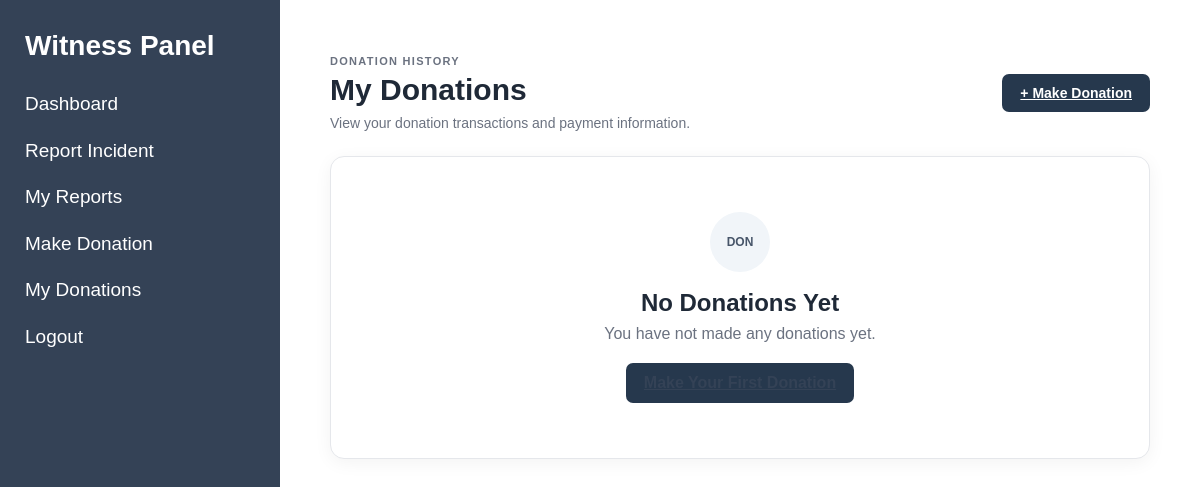
The page /index.php?page=donations (signed in) on the database as committed earlier.
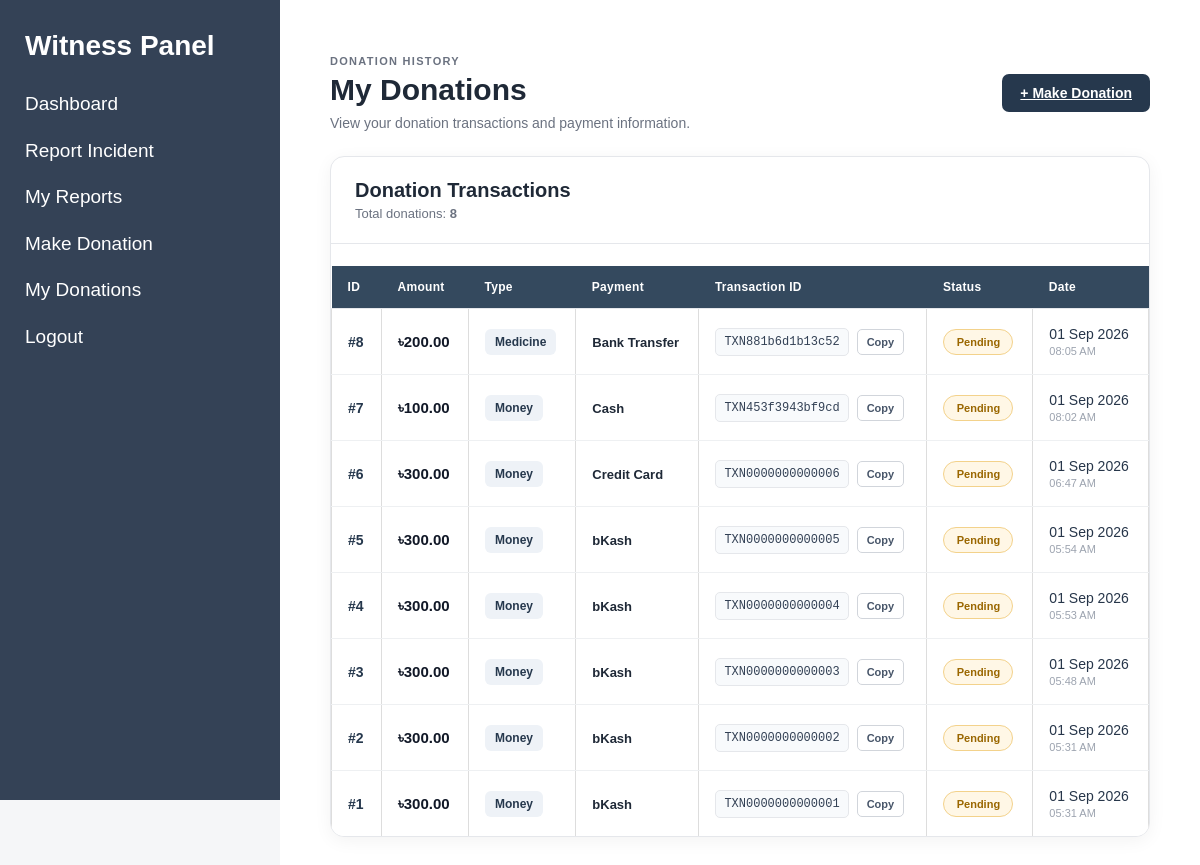
The same page on the database as committed later.
### tables this page shows
CREATE TABLE `donations` (
  `id` int(11) NOT NULL,
  `witness_id` int(11) NOT NULL,
  `amount` decimal(10,2) NOT NULL,
  `donation_type` varchar(100) NOT NULL,
  `payment_method` varchar(50) NOT NULL,
  `transaction_id` varchar(100) NOT NULL,
  `message` text DEFAULT NULL,
  `status` enum('pending','completed','cancelled') NOT NULL DEFAULT 'pending',
  `created_at` timestamp NOT NULL DEFAULT current_timestamp()
);

### models/DonationModel.php (called while the page is built, shortened)
<?php
function getWitnessDonations(
    $conn,
    $witness_id
) {
    $sql = "SELECT
                id,
                witness_id,
                amount,
                donation_type,
                payment_method,
                transaction_id,
                message,
                status,
                created_at
            FROM donations
            WHERE witness_id = ?
            ORDER BY id DESC";
    $stmt = mysqli_prepare($conn, $sql);
    mysqli_stmt_bind_param(
        $stmt,
        "i",
        $witness_id
    );
    mysqli_stmt_execute($stmt);
    $result = mysqli_stmt_get_result($stmt);
    $donations = [];
    while ($row = mysqli_fetch_assoc($result)) {
        $donations[] = $row;
    }
    return $donations;
}

### views/witness/donations.php (the view, shortened to what this page needs)
<?php require_once "views/partials/header.php"; ?>
<?php require_once "views/partials/sidebar.php"; ?>
<div class="content">
    <div class="donations-page">
        <div class="donations-header">
            <div>
                <span class="page-label">
                    DONATION HISTORY
                </span>
                <h1>My Donations</h1>
                <p>
                    View your donation transactions and payment information.
                </p>
            </div>
            <a
                href="index.php?page=donation-create"
                class="new-donation-btn"
            >
                + Make Donation
            </a>
        </div>
        <?php if (empty($donations)): ?>
            <div class="empty-state">
                <div class="empty-icon">
                    DON
                </div>
                <h2>No Donations Yet</h2>
                <p>
                    You have not made any donations yet.
                </p>
                <a
                    href="index.php?page=donation-create"
                    class="empty-button"
                >
                </a>
            </div>
        <?php else: ?>
            <div class="donation-table-card">
                <div class="table-heading">
                    <div>
                        <h2>Donation Transactions</h2>
                        <p>
                            Total donations:
                            <strong>
                                <?php echo count($donations); ?>
                            </strong>
                        </p>
                    </div>
                </div>
                <div class="table-responsive">
                    <table class="donation-table">
                        <thead>
                            <tr>
                                <th>ID</th>
                                <th>Amount</th>
                                <th>Type</th>
                                <th>Payment</th>
                                <th>Transaction ID</th>
                                <th>Status</th>
                                <th>Date</th>
                            </tr>
                        </thead>
                        <tbody>
                        <?php foreach ($donations as $donation): ?>
                            <?php
                            $paymentNames = [
                                'card'  => 'Credit Card',
                                'bkash' => 'bKash',
                                'nagad' => 'Nagad',
                                'bank'  => 'Bank Transfer',
                                'cash'  => 'Cash'
                            ];
                            $paymentMethod =
                                $paymentNames[
                                    $donation['payment_method']
                                ]
                                ?? ucfirst(
                                    $donation['payment_method']
                                );
                            $status =
                                strtolower(
                                    $donation['status'] ?? 'pending'
                                );
                            ?>
                            <tr>
                                <td>
                                    <span class="donation-id">
                                        #<?php
                                        echo (int)$donation['id'];
                                        ?>
                                    </span>
                                </td>
                                <td>
                                    <span class="donation-amount">
                                        ৳<?php
                                        echo number_format(
                                            (float)$donation['amount'],
                                            2
                                        );
                                        ?>
                                    </span>
                                </td>
                                <td>
                                    <span class="type-badge">
                                        <?php
                                        echo htmlspecialchars(
                                            ucfirst(
                                                $donation['donation_type']
                                            )
                                        );
                                        ?>
                                    </span>
                                </td>
                                <td>
                                    <div class="payment-method">
                                        <strong>
                                            <?php
                                            echo htmlspecialchars(
                                                $paymentMethod
                                            );
                                            ?>
                                        </strong>
                                    </div>
                                </td>
                                <td>
                                    <div class="transaction-box">
                                        <span
                                            class="transaction-id"
                                            id="txn-<?php echo (int)$donation['id']; ?>"
                                        >
                                            <?php
                                            echo htmlspecialchars(
                                                $donation['transaction_id']
                                                ?? '-'
                                            );
                                            ?>
                                        </span>
                                        <?php if (!empty($donation['transaction_id'])): ?>
                                            <button
                                                type="button"
                                                class="copy-btn"
                                                data-target="txn-<?php echo (int)$donation['id']; ?>"
                                            >
                                                Copy
                                            </button>
                                        <?php endif; ?>
                                    </div>
                                </td>
                                <td>
                                    <span
                                        class="status-badge status-<?php echo htmlspecialchars($status); ?>"
                                    >
                                        <?php
                                        echo htmlspecialchars(
                                            ucfirst($status)
                                        );
                                        ?>
                                    </span>
                                </td>
                                <td>
                                    <div class="date-cell">
                                        <?php
                                        if (!empty($donation['created_at'])) {
                                            echo htmlspecialchars(
                                                date(
                                                    'd M Y',
                                                    strtotime(
                                                        $donation['created_at']
                                                    )
                                                )
                                            );
                                            echo '<small>';
                                            echo htmlspecialchars(
                                                date(
                                                    'h:i A',
                                                    strtotime(
                                                        $donation['created_at']
                                                    )
                                                )
                                            );
                                            echo '</small>';
                                        } else {
                                            echo '-';
                                        }
                                        ?>
                                    </div>
                                </td>
                            </tr>
                        <?php endforeach; ?>
                        </tbody>
                    </table>
                </div>
            </div>
        <?php endif; ?>
    </div>
</div>
<?php require_once "views/partials/footer.php"; ?>

### index.php (shortened to what this page needs)
<?php
require_once "config/database.php";
$page = $_GET['page'] ?? 'login';
if ($page === 'login') {
    if ($_SERVER['REQUEST_METHOD'] === 'POST') {
        require_once "controllers/AuthController.php";
        $error = loginUser();
    }
    require_once "views/auth/login.php";
} elseif ($page === 'admin-dashboard') {
    requireAdmin();
    require_once "models/AdminDashboardModel.php";
    $dashboardCounts = getAdminDashboardCounts($conn);
    require_once "views/admin/dashboard.php";
} elseif ($page === 'logout') {
    logoutUser();
    header("Location: index.php?page=login");
    exit;
} elseif ($page === 'notifications') {
    requireAdmin();
    require_once "models/NotificationModel.php";
    $notifications = getAllNotifications($conn);
    require_once "views/admin/notifications/index.php";
} elseif ($page === 'donations') {
    require_once "models/DonationModel.php";
    $witness_id =
        (int)($_SESSION['user']['id'] ?? 0);
    $donations = getWitnessDonations(
        $conn,
        $witness_id
    );
    require_once "views/witness/donations.php";
} elseif ($page === 'volunteer-dashboard') {
    requireVolunteer();
    require_once "views/volunteer/dashboard.php";
} elseif ($page === 'volunteer-activities') {
    requireVolunteer();
    require_once "views/volunteer/activities.php";
} elseif ($page === 'volunteer-availability') {
    requireVolunteer();
    require_once "views/volunteer/availability.php";
} elseif ($page === 'volunteer-emergency-requests') {
    requireVolunteer();
    require_once "views/volunteer/emergency_requests.php";
} elseif ($page === 'volunteer-profile') {
    requireVolunteer();
    require_once "views/volunteer/profile.php";
} elseif ($page === 'helpseeker-dashboard') {
    requireHelpSeeker();
    require_once "views/helpseeker/dashboard.php";
} else {
    http_response_code(404);
    echo "Page not found.";
}
?>

### views/partials/header.php (shortened to what this page needs)
<!DOCTYPE html>
<html lang="en">
<head>
    <link
    rel="stylesheet"
    href="/rescue_management_system/assets/css/style.css?v=12"
>
</head>
<body>

### views/partials/sidebar.php (shortened to what this page needs)
<?php
$role = $_SESSION['user']['role'] ?? '';
?>
<div class="sidebar">
    <?php if ($role === 'admin'): ?>
        <h2>Admin Panel</h2>
        <ul>
            <li>
                <a href="index.php?page=admin-dashboard">
                    Dashboard
                </a>
            </li>
            <li>
                <a href="index.php?page=notifications">
                    Notifications
                </a>
            </li>
            <li>
                <a href="index.php?page=feedback">
                    Feedback
                </a>
            </li>
            <li>
                <a href="index.php?page=rescue-reports">
                    Rescue Reports
                </a>
            </li>
            <li>
             <a href="index.php?page=admin-resource-requests">
                    Resource Requests
            </a>
            </li>
            <li>
                <a href="index.php?page=logout">
                    Logout
                </a>
            </li>
        </ul>
    <?php elseif ($role === 'witness'): ?>
        <h2>Witness Panel</h2>
        <ul>
            <li>
                <a href="index.php?page=witness-dashboard">
                    Dashboard
                </a>
            </li>
            <li>
                <a href="index.php?page=witness-report-create">
                    Report Incident
                </a>
            </li>
            <li>
                <a href="index.php?page=witness-reports">
                    My Reports
                </a>
            </li>
            <li>
                <a href="index.php?page=donation-create">
                    Make Donation
                </a>
            </li>
            <li>
                <a href="index.php?page=donations">
                    My Donations
                </a>
            </li>
            <li>
                <a href="index.php?page=logout">
                    Logout
                </a>
            </li>
        </ul>
    <?php endif; ?>
</div>

### views/partials/footer.php (shortened to what this page needs)
</body>
</html>

### assets/css/style.css (style rules this page uses)
* { box-sizing: border-box; }
body { margin: 0; font-family: Arial, Helvetica, sans-serif; background: #f5f6f8; color: #1f2937; }
.sidebar { width: 280px; height: 100vh; background: #344256; color: white; position: fixed; top: 0; left: 0; padding: 28px 25px; box-sizing: border-box; overflow-y: auto; }
.sidebar h2 { margin: 0 0 28px 0; font-size: 28px; line-height: 1.25; color: white; }
.sidebar ul { list-style: none; padding: 0; margin: 0; }
.sidebar li { margin-bottom: 20px; }
.sidebar a { display: inline-block; color: white; text-decoration: none; font-size: 19px; line-height: 1.4; }
.content { margin-left: 280px; padding: 45px; min-height: 100vh; background: white; }
.content h1 { margin-top: 0; margin-bottom: 20px; font-size: 36px; line-height: 1.2; color: #111827; }
.content a { color: #344256; font-weight: 600; text-decoration: underline; }
button { background: #344256; color: white; border: none; padding: 11px 18px; font-family: Arial, Helvetica, sans-serif; font-size: 15px; font-weight: 600; cursor: pointer; }
table { width: 100%; border-collapse: collapse; margin-top: 22px; background: white; }
th { background: #344256; color: white; padding: 13px; text-align: left; font-size: 15px; }
td { padding: 13px; border: 1px solid #dddddd; font-size: 15px; }

Rows that differ between the two databases and show on the page:
added donations: id "8", amount "200.00", donation_type "Medicine", payment_method "Bank Transfer", transaction "TXN881b6d1b13c52", status "Pending", created_at "01 Sep 2026", created_at "08:05 AM"
added donations: id "7", amount "100.00", donation_type "Money", payment_method "Cash", transaction "TXN453f3943bf9cd", status "Pending", created_at "01 Sep 2026", created_at "08:02 AM"
added donations: id "6", amount "300.00", donation_type "Money", payment_method "Credit Card", transaction "TXN0000000000006", status "Pending", created_at "01 Sep 2026", created_at "06:47 AM"
added donations: id "5", amount "300.00", donation_type "Money", payment_method "bKash", transaction "TXN0000000000005", status "Pending", created_at "01 Sep 2026", created_at "05:54 AM"
added donations: id "4", amount "300.00", donation_type "Money", payment_method "bKash", transaction "TXN0000000000004", status "Pending", created_at "01 Sep 2026", created_at "05:53 AM"
added donations: id "3", amount "300.00", donation_type "Money", payment_method "bKash", transaction "TXN0000000000003", status "Pending", created_at "01 Sep 2026", created_at "05:48 AM"
added donations: id "2", amount "300.00", donation_type "Money", payment_method "bKash", transaction "TXN0000000000002", status "Pending", created_at "01 Sep 2026", created_at "05:31 AM"
added donations: id "1", amount "300.00", donation_type "Money", payment_method "bKash", transaction "TXN0000000000001", status "Pending", created_at "01 Sep 2026", created_at "05:31 AM"
Other text that changed with them:
count($donations): (not shown) → "8"
text no longer shown: "DON No Donations Yet You have not made any donations yet."
text now shown: "Donation Transactions Total donations: ID Amount Type Payment Transaction ID Status Date"
